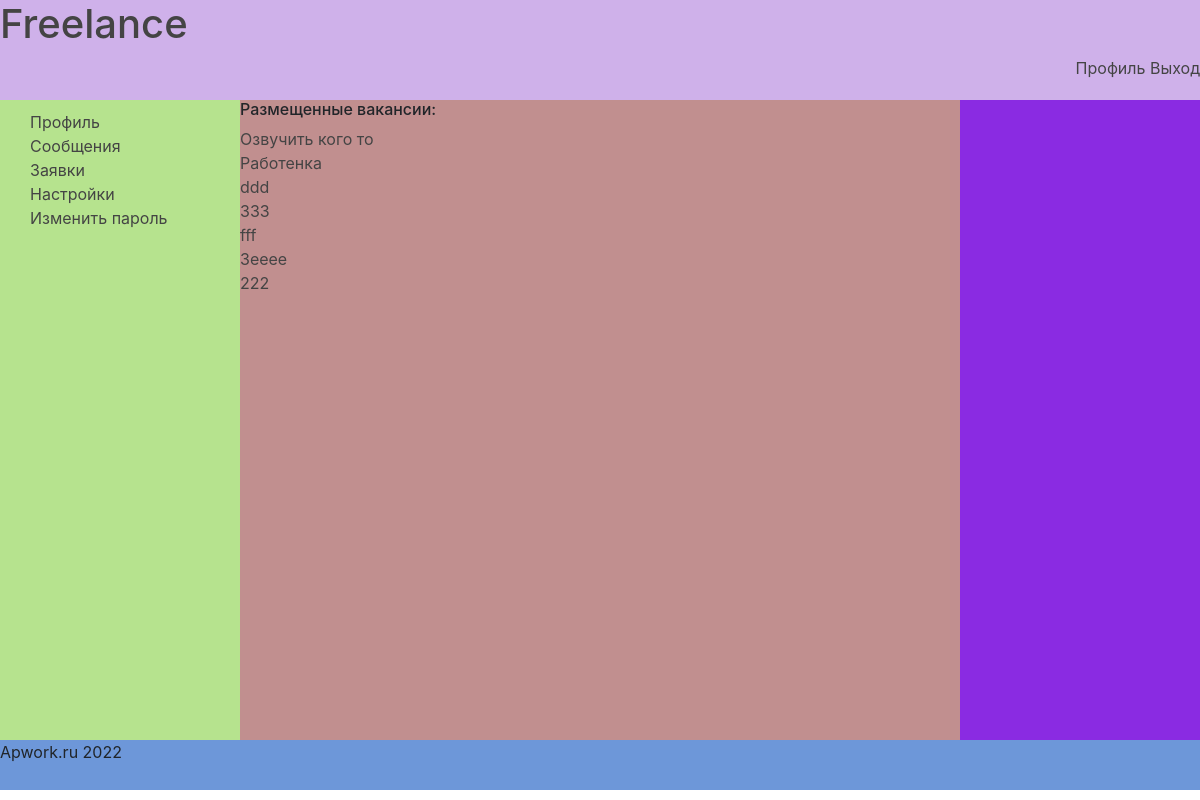
/accounts/ (signed in), run on an earlier commit of the app's database.
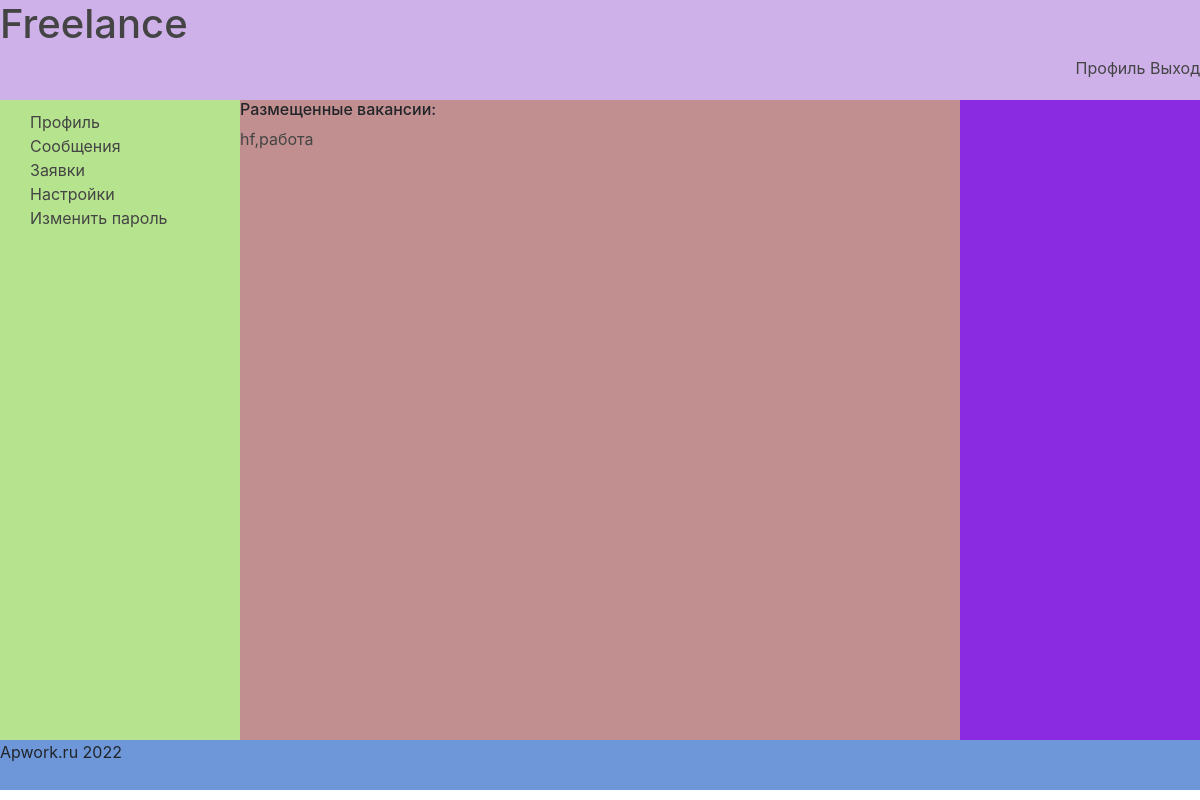
And on a later commit of the database.
### main/models.py (models this page shows)
class Job(models.Model):
    title = models.CharField(max_length=150, verbose_name='Название')
    description = models.TextField(max_length=2000, verbose_name='Описание')
    expired_date = models.DateField(help_text='Необходимо завершить до', null=True, verbose_name='Дедлайн', blank=True)
    create_date = models.DateTimeField(auto_now_add=True, verbose_name='Дата создания')
    author = models.ForeignKey(AdvUser, on_delete=models.CASCADE, verbose_name='Работодатель')
    executor = models.ForeignKey(AdvUser, on_delete=models.PROTECT, related_name='executor',
                                 null=True, verbose_name='Исполнитель')
    min_price = models.PositiveIntegerField(blank=True, verbose_name='Минимальная оплата')
    max_price = models.PositiveIntegerField(blank=False, null=False, verbose_name='Максимальная оплата')
    is_active = models.BooleanField(default=True, verbose_name='Активно')
    processing = models.BooleanField(default=False, verbose_name='В работе')
    offer = models.PositiveIntegerField(blank=True, default=0)
    category = models.ForeignKey('SubCategory', on_delete=models.PROTECT, verbose_name='Категория')
    def __str__(self):
        return self.title
    class Meta:
        verbose_name = 'Работа'
        verbose_name_plural = 'Работа'

### main/views.py (the view)
# urls.py: path('accounts/', views.account_page, name='account'),
@login_required
def account_page(request):
    context = {'jobs': Job.objects.filter(author_id=request.user.id)}
    return render(request, 'account.html', context)

### main/midlewares.py (called while the page is built)
def category_context_processor(request):
    if request.method == 'GET' or 'category' in request.POST:
        context = {'category': SubCategory.objects.all(),
                   "keyword": "",
                   'all': ""}
        return context
    else:
        return {'nothing': 'OK'}

### templates/account.html (shortened to what this page needs)
{% extends 'basic.html' %}
{% block menu %}
    {% include 'module/profile_menu.html' %}
{% endblock %}
{% block content %}
    <h6>Размещенные вакансии:</h6>
    {% for job in jobs %}
        <a href="{% url 'job_change' job.pk %}">{{ job }}</a><br>
    {% endfor %}
{% endblock %}

What changed in the data, as far as the page shows it:
removed Job: title "Озвучить кого то"
removed Job: title "Работенка"
removed Job: title "ddd"
removed Job: title "333"
removed Job: title "fff"
removed Job: title "3eeee"
removed Job: title "222"
added Job: title "hf,работа"
